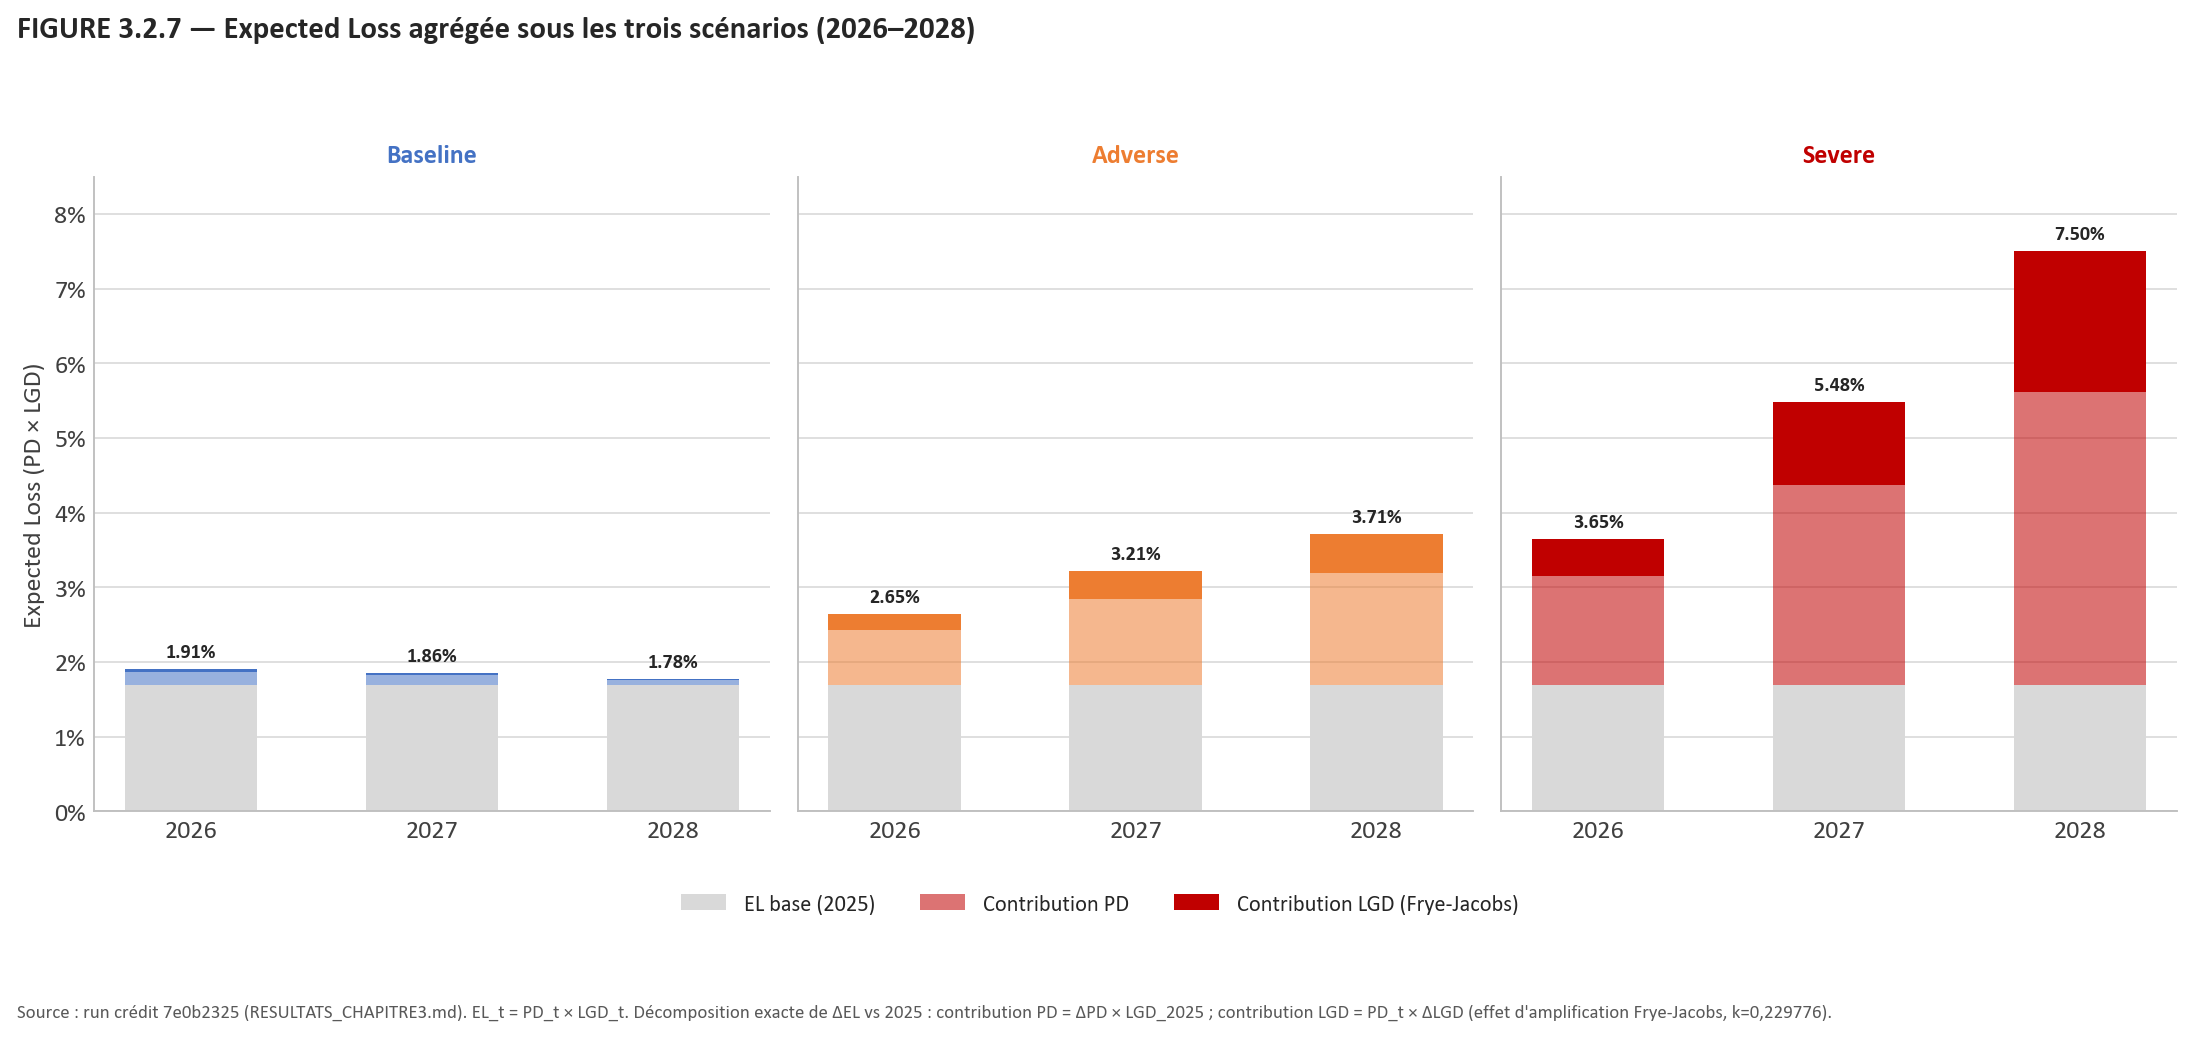

Source code (Python):
"""FIGURE 3.2.7 - Expected Loss agregee sous les 3 scenarios (2026-2028),
decomposee en contribution PD et contribution LGD (effet Frye-Jacobs).
Source: RESULTATS_CHAPITRE3.md (run 7e0b2325) - PD et LGD Frye-Jacobs trajectories.
Decomposition exacte: EL_t - EL_t0 = (PD_t-PD_t0)*LGD_t0 + PD_t*(LGD_t-LGD_t0)
"""
import sys, os
sys.path.insert(0, os.path.dirname(__file__))
from _style import plt, style_axes, BLUE, ORANGE, RED, GRAY

years = [2026, 2027, 2028]
PD_t0, LGD_t0 = 0.040000, 0.423021

PD = {
    "Baseline": [0.044095, 0.043108, 0.041598],
    "Adverse": [0.057424, 0.067197, 0.075405],
    "Severe": [0.074467, 0.103239, 0.132753],
}
LGD = {
    "Baseline": [0.432812, 0.430512, 0.426922],
    "Adverse": [0.460739, 0.478395, 0.491869],
    "Severe": [0.490383, 0.531062, 0.565298],
}
COLORS = {"Baseline": BLUE, "Adverse": ORANGE, "Severe": RED}

EL_t0 = PD_t0 * LGD_t0

fig, axes = plt.subplots(1, 3, figsize=(13, 5.4), sharey=True)

for ax, scen in zip(axes, ["Baseline", "Adverse", "Severe"]):
    pd_c, lgd_c = [], []
    el_totals = []
    for i, y in enumerate(years):
        pd_t, lgd_t = PD[scen][i], LGD[scen][i]
        contrib_pd = (pd_t - PD_t0) * LGD_t0
        contrib_lgd = pd_t * (lgd_t - LGD_t0)
        pd_c.append(contrib_pd)
        lgd_c.append(contrib_lgd)
        el_totals.append(pd_t * lgd_t)

    x = range(len(years))
    base = [EL_t0] * len(years)
    ax.bar(x, base, color="#D9D9D9", label="EL base (2025)", width=0.55)
    ax.bar(x, pd_c, bottom=base, color=COLORS[scen], alpha=0.55, label="Contribution PD", width=0.55)
    bottom2 = [b + p for b, p in zip(base, pd_c)]
    ax.bar(x, lgd_c, bottom=bottom2, color=COLORS[scen], alpha=1.0, label="Contribution LGD (Frye-Jacobs)", width=0.55)

    for xi, tot in zip(x, el_totals):
        ax.annotate(f"{tot*100:.2f}%", (xi, tot), textcoords="offset points",
                    xytext=(0, 5), ha="center", fontsize=8.5, fontweight="bold", color="#262626")

    style_axes(ax, pct_left=True)
    ax.set_xticks(list(x))
    ax.set_xticklabels(years)
    ax.set_title(scen, fontsize=11, fontweight="bold", color=COLORS[scen])
    ax.set_ylim(0, 0.085)

axes[0].set_ylabel("Expected Loss (PD × LGD)")
handles, labels = axes[2].get_legend_handles_labels()
fig.legend(handles, labels, loc="lower center", ncol=3, bbox_to_anchor=(0.5, -0.02), fontsize=9.5)

fig.suptitle("FIGURE 3.2.7 — Expected Loss agrégée sous les trois scénarios (2026–2028)",
             fontsize=13, fontweight="bold", x=0.01, ha="left")
fig.text(0.01, -0.11,
         "Source : run crédit 7e0b2325 (RESULTATS_CHAPITRE3.md). EL_t = PD_t × LGD_t. Décomposition exacte de ΔEL vs 2025 : "
         "contribution PD = ΔPD × LGD_2025 ; contribution LGD = PD_t × ΔLGD (effet d'amplification Frye-Jacobs, k=0,229776).",
         fontsize=8, color="#595959")

fig.tight_layout(rect=[0, 0.05, 1, 0.93])
out = os.path.join(os.path.dirname(__file__), "fig_3_2_7_el_decomposition.png")
fig.savefig(out, dpi=170, bbox_inches="tight")
print("saved", out)
